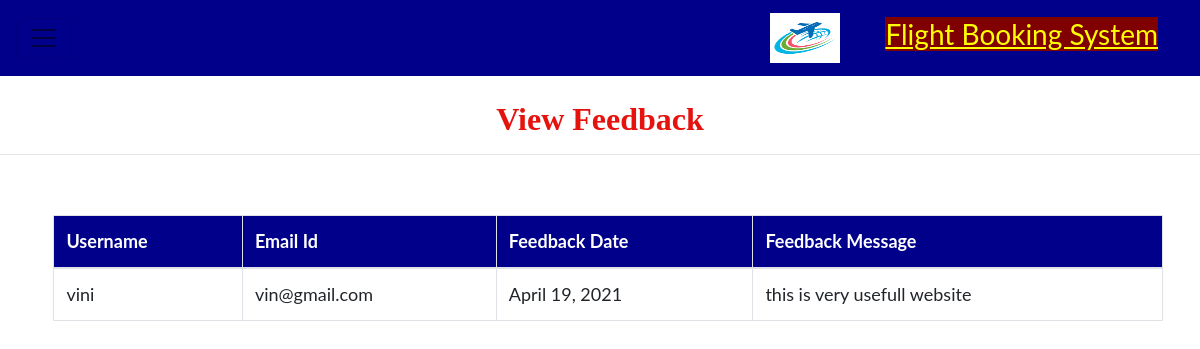
Screenshot of /view_feedback (signed in) with the database file from the repository.
### air/models.py (models this page shows, shortened)
class Send_Feedback(models.Model):
    user = models.ForeignKey(User, on_delete=models.CASCADE, null=True)
    msg = models.CharField(max_length=100, null=True, blank=True)
    username = models.CharField(max_length=100, null=True, blank=True)
    date = models.DateField(max_length=100, null=True, blank=True)

### air/views.py (the view)
# urls.py: path('view_feedback', View_feedback, name='view_feedback'),
def View_feedback(request):
    if not request.user.is_authenticated:
        return redirect('login_admin')
    feed = Send_Feedback.objects.all()
    d = {'feed': feed}
    return render(request, 'view_feedback.html', d)

### air/templates/view_feedback.html (shortened to what this page needs)
{% extends 'home.html' %}
{% load static %}
{% block body %}
<center><h2 style = "font-family : 'Monotype Corsiva' ; color : #E6120E ; font-weight : bold;margin-top:2%">View Feedback</h2></center><hr>
<div  class="container-fluid">
    <center>
    <div class="container">
        <table class="table table-bordered" id="myTable">
  <thead>
  <tr>
    <th>Username</th>
    <th>Email Id</th>
    <th>Feedback Date</th>
    <th>Feedback Message</th>
  </tr>
  </thead>
   <tbody>
    {% for i in feed %}
  <tr>
    <td>{{i.username}}</td>
    <td>{{i.user.email}}</td>
    <td>{{i.date}}</td>
    <td>{{i.msg}}</td>
    {% endfor %}
    </tbody>
</table>
 </div></center>
</div>
{% endblock %}

### air/templates/home.html (style rules this page uses)
* { box-sizing: border-box; }
#myTable { border-collapse: collapse; width: 100%; border: 1px solid #ddd; font-size: 18px; }
#myTable th { text-align: left; padding: 12px; background-color:darkblue ; color: white; }
#myTable td { text-align: left; padding: 12px; background-color: white; }
#myTable tr { border-bottom: 1px solid #ddd; }
body { font-family: "Lato", sans-serif; }

### air/templates/view_feedback.html (style rules this page uses)
.container { border-radius:6px; margin:2%; }
.container-fluid { margin-top:5%; }

### rows the page displays
Send_Feedback: username "vini", user.email "vin@gmail.com", date "April 19, 2021", msg "this is very usefull website"
